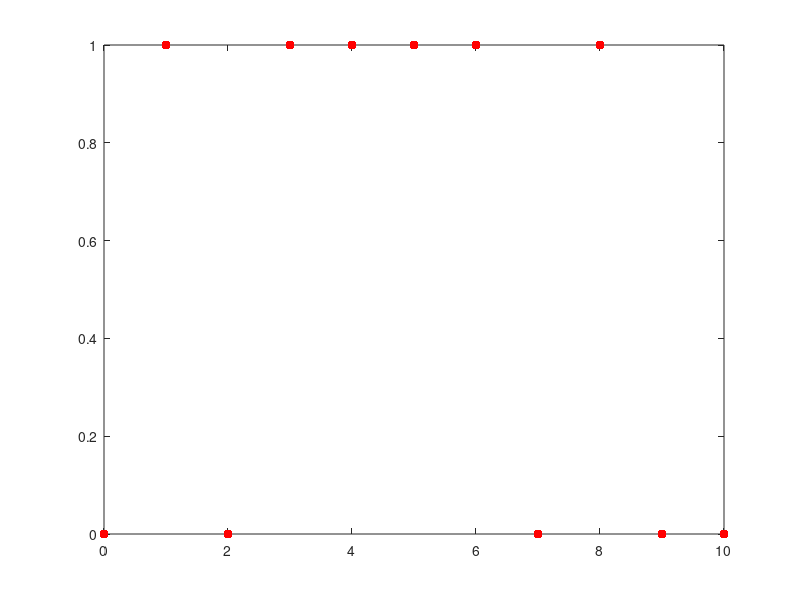

Write the MATLAB code that produced this figure.
clc
clear all
bitstream=[0,1,0,1,1,1,1,0,1,0,0];
length(bitstream)
t=0:(length(bitstream)-1);
figure;
plot(t,bitstream,'r.','MarkerSize',20);